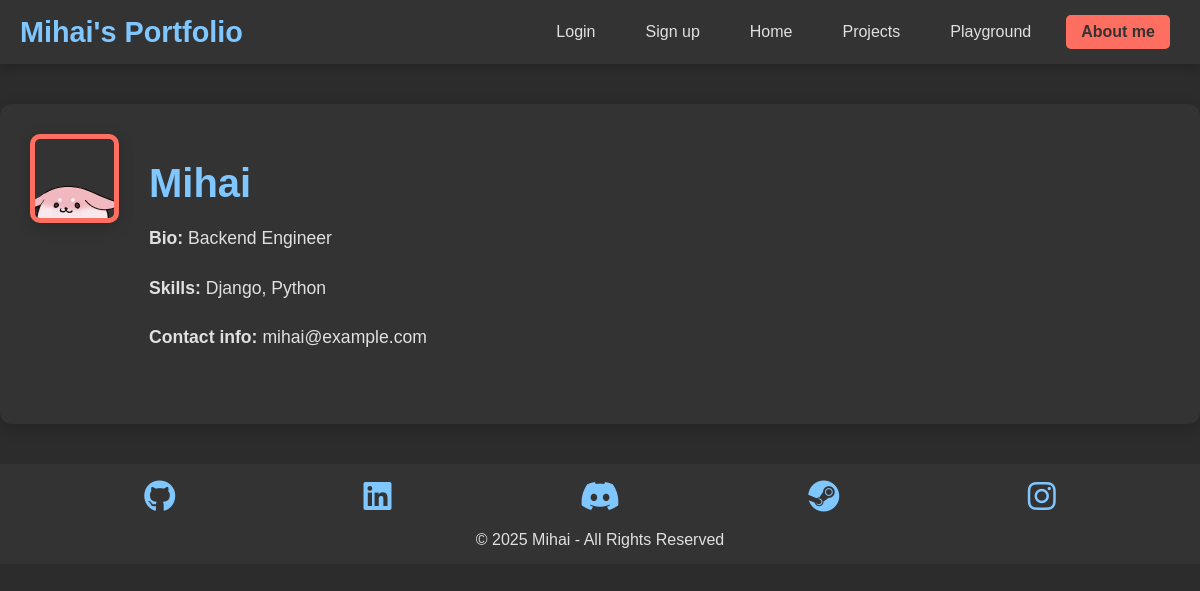
Page /about/ on the earlier database version.
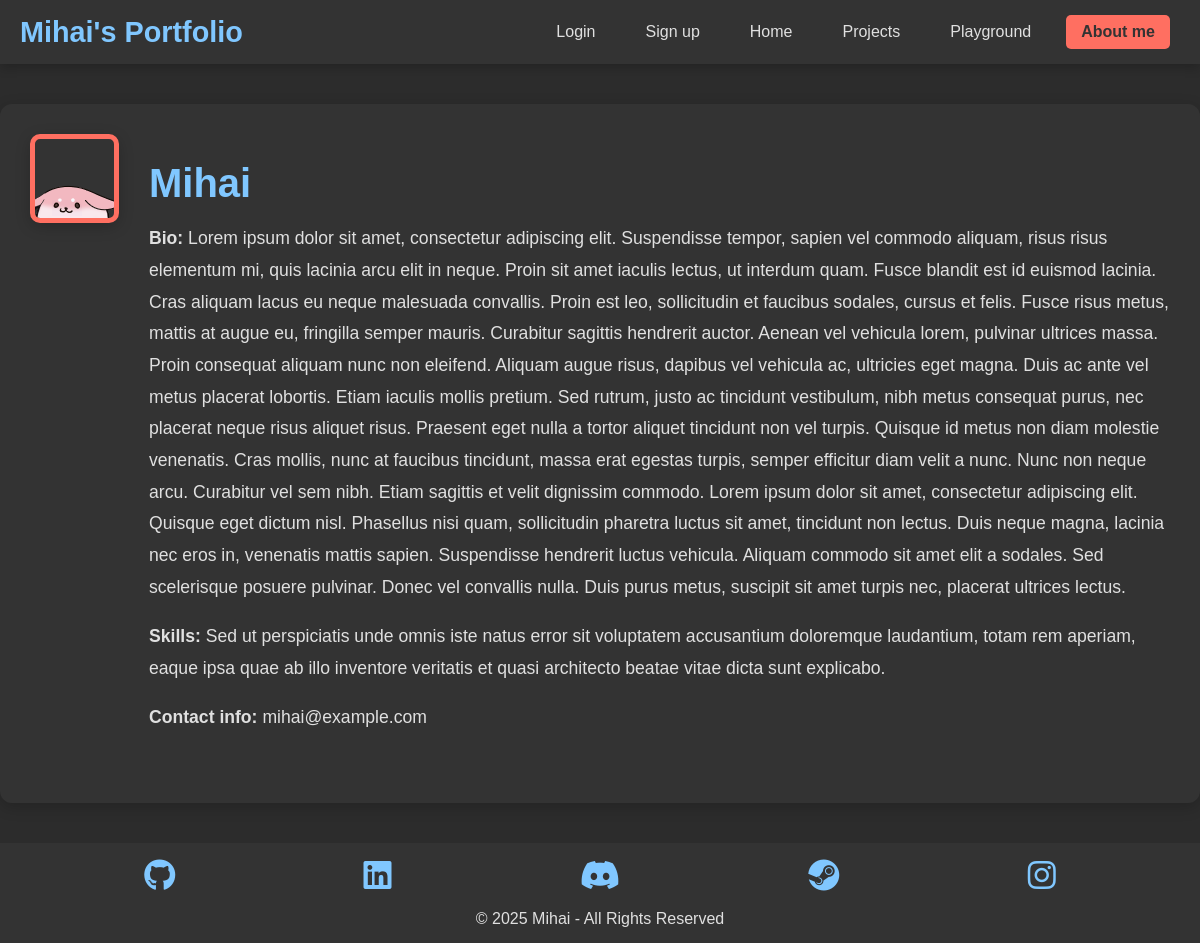
Same page on the later database version.
### projects/models.py (models this page shows, shortened)
class AboutMe(models.Model):
    name = models.CharField(max_length=100)
    bio = models.TextField()
    skills= models.TextField()
    photo=models.ImageField(upload_to='about_me_photos/')
    contact_info = models.TextField()

### projects/views.py (the view)
# urls.py: path('about/', views.about_me, name='about_me'),
def about_me(request):
    about_me = AboutMe.objects.first()
    if not about_me:
     return render(request, 'projects/about_me.html', {'about_me': None})
    return render(request, 'projects/about_me.html', {'about_me':about_me})

### projects/templates/projects/about_me.html (shortened to what this page needs)
{% extends "projects/base.html" %}
{% block content %}
<div class="about-container">
    {% if about_me %}
        <div class="about-header">
            <div class="about-photo">
                <img src="{{ about_me.photo.url }}" alt="{{ about_me.name }}">
            </div>
            <div class="about-text">
                <h1>{{ about_me.name }}</h1>
                <p><strong>Bio:</strong> {{ about_me.bio }}</p>
                <p><strong>Skills:</strong> {{ about_me.skills }}</p>
                <p><strong>Contact info:</strong> {{ about_me.contact_info }}</p>
            </div>
        </div>
    {% else %}
        <p>Nothing here yet!</p>
    {% endif %}
</div>
{% endblock %}

### projects/templates/projects/base.html (shortened to what this page needs)
{% load static %}
<!DOCTYPE html>
<html lang="en">
<head>
    <link rel="stylesheet" href="{% static 'projects/styles.css' %}">
    <link rel="stylesheet" href="https://cdnjs.cloudflare.com/ajax/libs/font-awesome/6.0.0-beta3/css/all.min.css">
</head>
<body>
    <nav>
        <div class="nav-container">
            <a href="{% url 'home' %}" class="nav-logo {% if request.path == '/' %}active{% endif %}">Mihai's Portfolio</a>
            <div class="nav-links">
                {% if user.is_authenticated %}
                    <p class="welcome-message">Welcome, {{ user.username }}!</p>
                    <form action="{% url 'logout' %}" method="POST">
                        {% csrf_token %}
                        <button type="submit" class="nav-btn">Logout</button>
                    </form>
                {% else %}
                    <a href="{% url 'login' %}" class="nav-btn {% if request.path == '/login/' %}active{% endif %}">Login</a>
                    <a href="{% url 'signup' %}" class="nav-btn {% if request.path == '/signup/' %}active{% endif %}">Sign up</a>
                {% endif %}
                <a href="{% url 'home' %}" class="nav-btn {% if request.path == '/' %}active{% endif %}">Home</a>
                <a href="{% url 'projects' %}" class="nav-btn {% if request.path == '/projects/' %}active{% endif %}">Projects</a>
                <a href="{% url 'playground' %}" class="nav-btn {% if request.path == '/playground/' %}active{% endif %}">Playground</a>
                <a href="{% url 'about_me' %}" class="nav-btn {% if request.path == '/about/' %}active{% endif %}">About me</a>
            </div>
        </div>
    </nav>
    <div class="content">
        {% block content %}
        {% endblock %}
    </div>
    <footer class="footer">
        <div class="socials">
            <a href="https://github.com/yourusername" target="_blank" class="social-link">
                <i class="fab fa-github"></i>
            </a>
            <a href="https://www.linkedin.com/in/yourusername/" target="_blank" class="social-link">
                <i class="fab fa-linkedin"></i>
            </a>
            <a href="https://discord.com/users/yourusername" target="_blank" class="social-link">
                <i class="fab fa-discord"></i>
            </a>
            <a href="https://steamcommunity.com/id/yourusername" target="_blank" class="social-link">
                <i class="fab fa-steam"></i>
            </a>
            <a href="https://www.instagram.com/yourusername/" target="_blank" class="social-link">
                <i class="fab fa-instagram"></i>
            </a>
        </div>
        <p>&copy; 2025 Mihai - All Rights Reserved</p>
    </footer>
</body>
</html>

### projects/static/projects/styles.css (style rules this page uses)
body { font-family: Helvetica, sans-serif; margin: 0; background-color: #2C2C2C; color: #E0E0E0; }
.content { margin-top: 16px; }
nav { background-color: #333; padding: 15px 20px; box-shadow: 0 4px 10px rgba(0, 0, 0, 0.2); position:sticky; top:0; z-index:99999; }
.nav-container { display: flex; justify-content: space-between; align-items: center; }
.nav-logo { font-size: 1.8rem; font-weight: bold; color: #80C7FF; text-decoration: none; }
.nav-links { display: flex; align-items: center; }
.nav-btn { color: #E0E0E0; text-decoration: none; margin: 0 10px; font-size: 1rem; padding: 8px 15px; border-radius: 5px; transition: background-color 0.3s, color 0.3s; }
.nav-btn.active { background-color: #FF6F61; color: #333; font-weight: bold; border-radius: 5px; }
a { color: inherit; text-decoration: none; }
.about-container { max-width: 1200px; margin: 40px auto; background-color: #333; padding: 30px; border-radius: 12px; box-shadow: 0 4px 15px rgba(0, 0, 0, 0.2); color: #E0E0E0; }
.about-header { display: flex; align-items: flex-start; gap: 30px; margin-bottom: 30px; }
.about-photo img { max-width: 250px; height: auto; border-radius: 10px; border: 5px solid #FF6F61; box-shadow: 0 4px 15px rgba(0, 0, 0, 0.2); }
.about-text h1 { font-size: 2.5rem; color: #80C7FF; margin-bottom: 10px; }
.about-text p { font-size: 1.1rem; line-height: 1.8; margin-bottom: 10px; }
.footer { background-color: #333; color: #E0E0E0; padding: 15px 50px; text-align: center; margin-top: 15px; }
.footer .socials { display: flex; justify-content: space-around; margin-bottom: 15px; }
.footer .socials a { color: #80C7FF; text-decoration: none; font-size: 2rem; transition: color 0.3s ease; }
.footer p { font-size: 1rem; color: #E0E0E0; margin: 0; }

Differences in the rows shown:
changed AboutMe "Mihai": bio "Backend Engineer" → "Lorem ipsum dolor sit amet, consectetur adipiscing elit. Suspendisse tempor, sapien vel commodo aliquam, risus risus elementum mi, quis lacinia arcu elit in neque. Proin sit amet iaculis lectus, ut interdum quam. Fusce blandit est id euismod lacinia. Cras aliquam lacus eu neque malesuada convallis. Proin est leo, sollicitudin et faucibus sodales, cursus et felis. Fusce risus metus, mattis at augue eu, fringilla semper mauris. Curabitur sagittis hendrerit auctor. Aenean vel vehicula lorem, pulvinar ultrices massa. Proin consequat aliquam nunc non eleifend. Aliquam augue risus, dapibus vel vehicula ac, ultricies eget magna. Duis ac ante vel metus placerat lobortis. Etiam iaculis mollis…"; skills "Django, Python" → "Sed ut perspiciatis unde omnis iste natus error sit voluptatem accusantium doloremque laudantium, totam rem aperiam, eaque ipsa quae ab illo inventore veritatis et quasi architecto beatae vitae dicta sunt explicabo."
